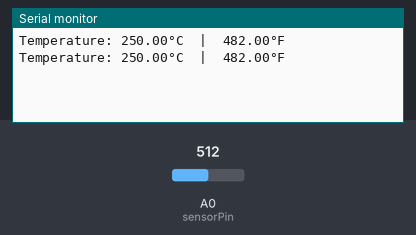
A sketch run on a simulated Arduino Uno, built with avr-gcc and run on an emulated ATmega328P. Parts: the last lines printed to the serial monitor. The test bench sets the inputs (shaded band); at power-on: A0 (sensorPin) = 512.

Above: at 1.8 s.
1.9 s: A0 (sensorPin) set to 716
At 2.6 s:
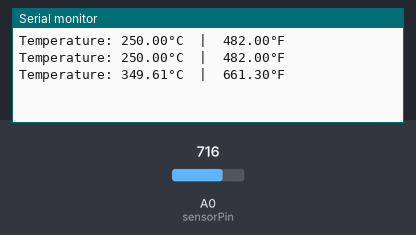
3.4 s: A0 (sensorPin) set to 900
At 4.8 s:
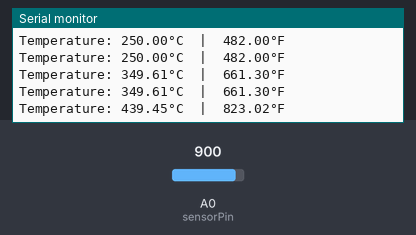
Timing chart, 0 to 6.4 s (numbered marks = the images above; inputs shaded):
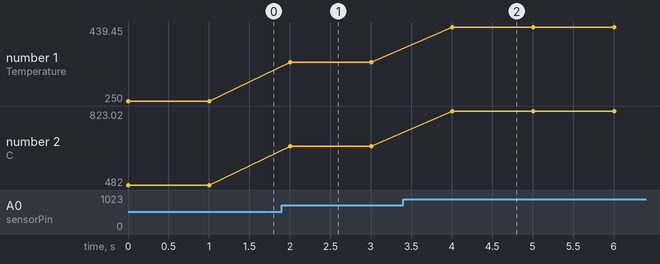

The sketch:

lm35.ino
```cpp
#define sensorPin A0

void setup() {
    Serial.begin(9600);
}

void loop() {
    int read = analogRead(sensorPin);
    float voltage = read * (5.0 / 1024.0);
    float tempC = voltage * 100;
    Serial.print("Temperature: ");
    Serial.print(tempC);
    Serial.print("°C  |  ");
    float tempF = (tempC * 9.0 / 5.0) + 32.0;
    Serial.print(tempF);
    Serial.println("°F");
    delay(1000);
}
```

Measured:
- after the input at 1.9 s, the serial monitor: prints a new line after 0.10 s (image 1)
- after the input at 3.4 s, the serial monitor: prints a new line after 0.61 s (image 2)
- plotted number 1: 250 → 349.61 after the input at 1.9 s, 349.61 → 439.45 after the input at 3.4 s
- plotted number 2: 482 → 661.3 after the input at 1.9 s, 661.3 → 823.02 after the input at 3.4 s
